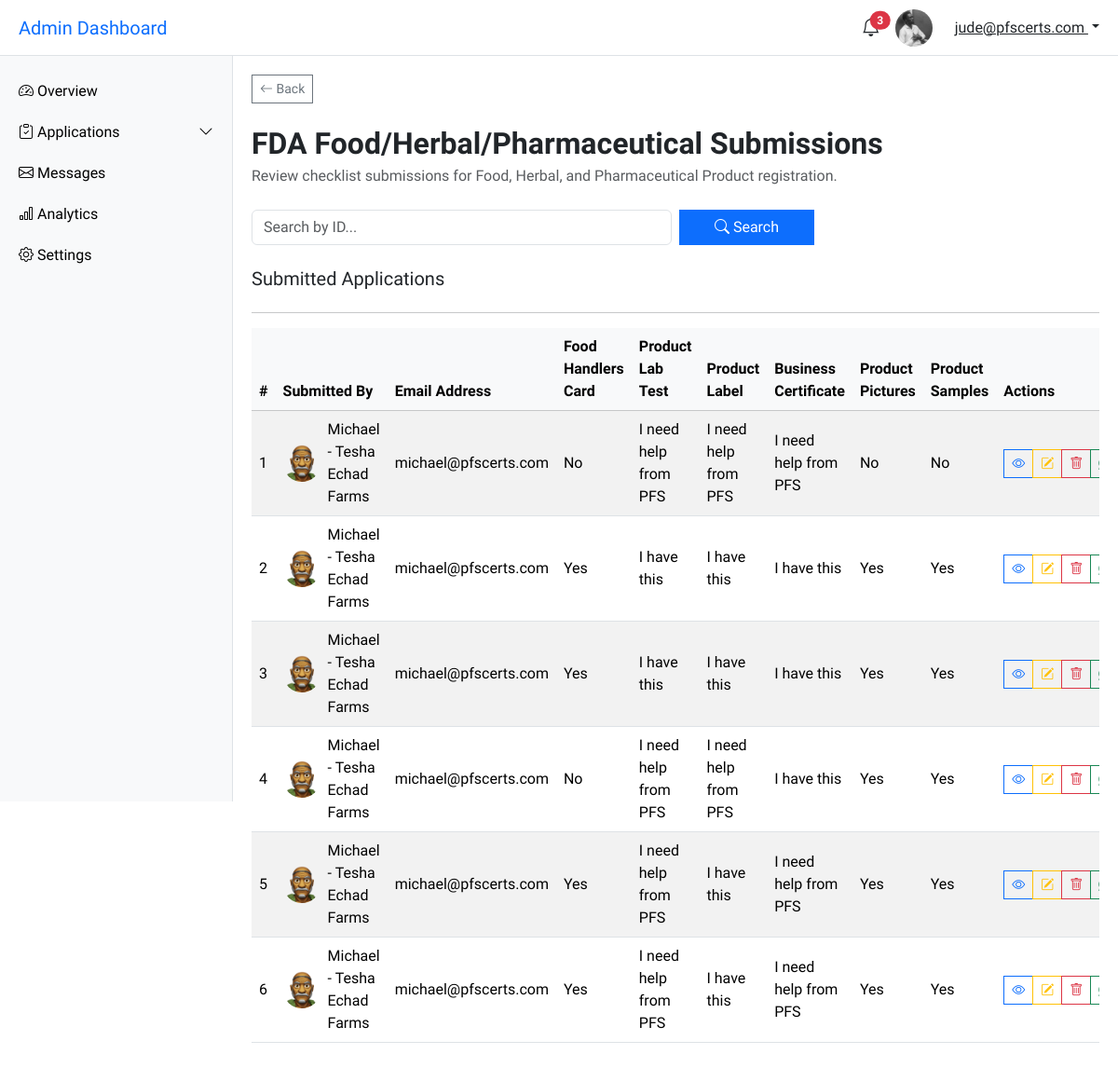
/dashboard/admin/fda/fda_food_checklist/ (signed in), run on an earlier commit of the app's database.
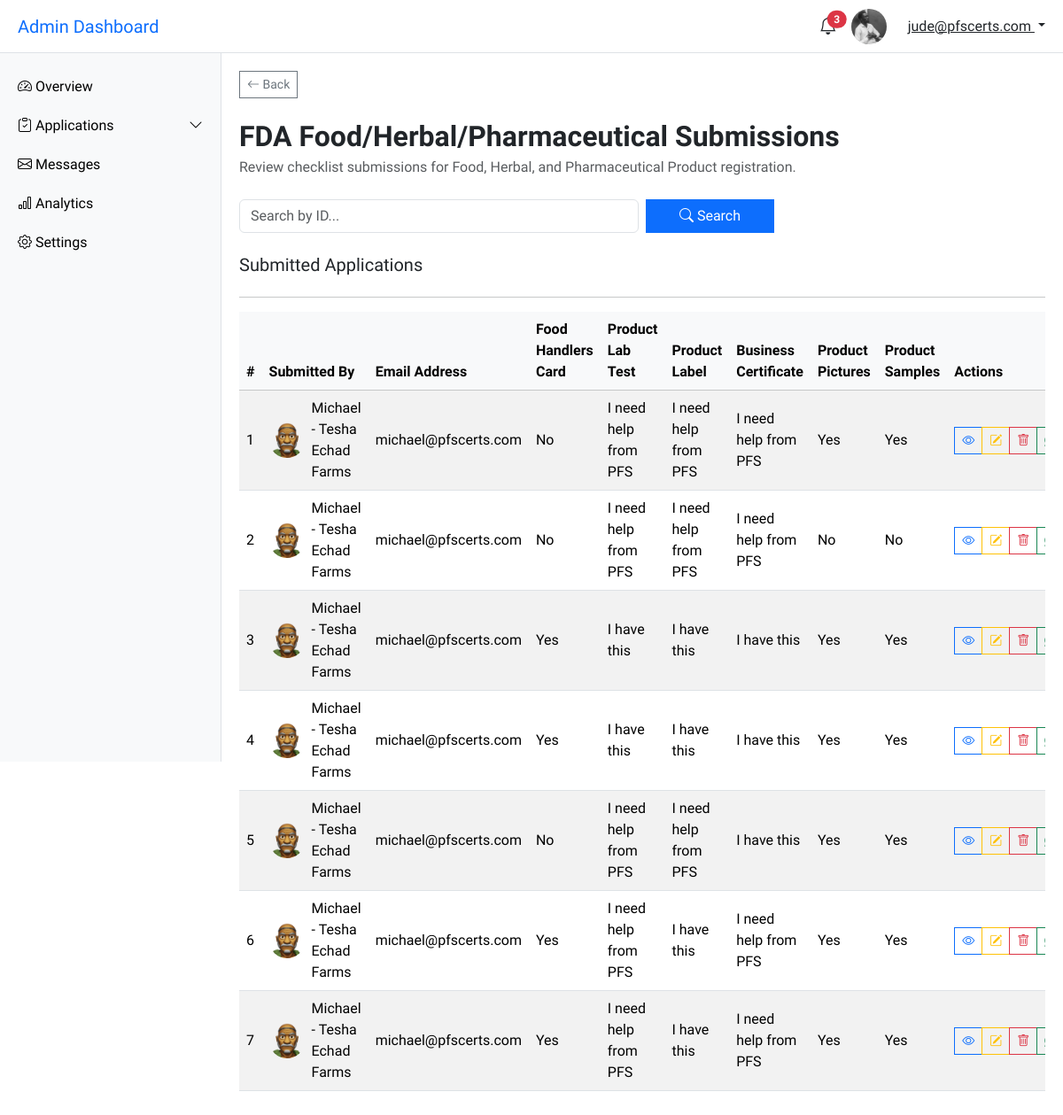
And on a later commit of the database.
### account/models.py (models this page shows, shortened)
class CustomUser(AbstractUser):
    email = models.EmailField(unique=True,)
    username = models.CharField(max_length=100)
    first_name = models.CharField(max_length=50, verbose_name='First Name')
    last_name = models.CharField(max_length=50, blank=True, verbose_name='Last Name')
    business_name = models.CharField(max_length=250, verbose_name='Business/Company Name')
    phone_number = models.CharField(max_length=30, verbose_name='Phone Number')
    whatsapp_number = models.CharField(max_length=30, verbose_name='Whatsapp Number')
    instagram_handle = models.CharField(max_length=30, blank=True, verbose_name='Instagram Handle')
    facebook_handle = models.CharField(max_length=30, blank=True, verbose_name='Facebook Profile')
    profile_photo = models.ImageField(upload_to='users/profile_photos/', null=True, blank=True, verbose_name='Profile Photo')
    bio = models.TextField(blank=True, verbose_name='Bio')
    x_handle = models.CharField(max_length=30, blank=True, verbose_name='X (Formerly Twitter) Handle')
    linkedin_handle = models.CharField(max_length=30, blank=True, verbose_name='LinkedIn Profile')
    USERNAME_FIELD = 'email'
    REQUIRED_FIELDS = ['username']

class FDAFoodRequirement(models.Model):
    HELP_CHOICES = [
        ('have', 'I have this'),
        ('need_help', 'I need help from PFS'),
    ]
    YES_NO_CHOICES = [
        ('yes', 'Yes'),
        ('no', 'No'),
    ]
    user = models.ForeignKey(CustomUser, on_delete=models.CASCADE, related_name='fda_food_requirements')
    submitted_at = models.DateTimeField(auto_now_add=True)
    updated_at = models.DateTimeField(auto_now=True)
    food_handlers_card = models.CharField(max_length=10, default='', choices=YES_NO_CHOICES, verbose_name="Food Handler's Card")
    product_lab_test = models.CharField(max_length=10, default='', choices=HELP_CHOICES, verbose_name='Product Lab Test')
    product_label = models.CharField(max_length=10, default='', choices=HELP_CHOICES, verbose_name='Product Label')
    business_certificate = models.CharField(max_length=10, default='', choices=HELP_CHOICES, verbose_name='Business Certificate')
    product_pictures = models.CharField(max_length=10, default='', choices=YES_NO_CHOICES, verbose_name='I have Product Pictures')
    product_samples = models.CharField(max_length=10, default='', choices=YES_NO_CHOICES, verbose_name='I have Product Samples')

### main/views.py (the view)
# urls.py: path('dashboard/admin/fda/fda_food_checklist/', fda_food_checklist, name='fda-food-checklist'),
@user_passes_test(lambda u: u.is_staff or u.is_superuser)
def fda_food_checklist(request):
    submissions = FDAFoodRequirement.objects.all().order_by('-submitted_at')
    context = {
        'submissions': submissions,
    }
    return render(request, 'main/admin-fda-food-checklist.html', context)

### main/templates/main/admin-fda-food-checklist.html (shortened to what this page needs)
{% extends "main/admin-base.html" %}
{% block content %}
<main class="main-content">
  <div class="mb-4 text-start">
      <a href="{% url 'admin-dashboard' %}" class="btn btn-sm btn-outline-secondary">
          <i class="bi bi-arrow-left"></i> Back
      </a>
  </div>
  <h2 class="fw-bold mb-1">FDA Food/Herbal/Pharmaceutical Submissions</h2>
  <p class="text-muted mb-4">Review checklist submissions for Food, Herbal, and Pharmaceutical Product registration.</p>
  <form method="get" class="row g-2 mb-4">
    <div class="col-md-6">
      <input type="text" name="q" class="form-control" placeholder="Search by ID..." value="{{ query }}">
    </div>
    <div class="col-md-2">
      <button type="submit" class="btn btn-primary w-100">
        <i class="bi bi-search"></i> Search
      </button>
    </div>
  </form>
  <h5 class="mb-4">Submitted Applications</h5>
  <hr>
  <div class="table-responsive">
    <table class="table table-striped table-hover align-middle">
      <thead class="table-light">
        <tr>
          <th>#</th>
          <th>Submitted By</th>
          <th>Email Address</th>
          <th>Food Handlers Card</th>
          <th>Product Lab Test</th>
          <th>Product Label</th>
          <th>Business Certificate</th>
          <th>Product Pictures</th>
          <th>Product Samples</th>
          <th>Actions</th>
        </tr>
      </thead>
      <tbody>
        {% for item in submissions %}
        <tr>
          <td>{{ forloop.counter }}</td>
          <td>
              <div class="d-flex align-items-center">
                  <img src="{% if item.user.profile_photo %}{{ item.user.profile_photo.url }}{% else %}https://ui-avatars.com/api/?name={{ item.user.first_name }}+{{ item.user.last_name }}&background=0D8ABC&color=fff&size=40{% endif %}"
                      alt="Profile" class="rounded-circle me-2"
                      style="width: 40px; height: 40px; object-fit: cover;">
                  <span>{{ item.user.first_name }} - {{ item.user.business_name }}</span>
              </div>
          </td>
          <td>{{ item.user.email }}</td>
          <td>{{ item.get_food_handlers_card_display }}</td>
          <td>{{ item.get_product_lab_test_display }}</td>
          <td>{{ item.get_product_label_display }}</td>
          <td>{{ item.get_business_certificate_display }}</td>
          <td>{{ item.get_product_pictures_display }}</td>
          <td>{{ item.get_product_samples_display }}</td>
          <td>
            <div class="btn-group" role="group">
              <a href="#" class="btn btn-sm btn-outline-primary" title="View">
                <i class="bi bi-eye"></i>
              </a>
              <a href="#" class="btn btn-sm btn-outline-warning" title="Edit">
                <i class="bi bi-pencil-square"></i>
              </a>
              <a href="#" class="btn btn-sm btn-outline-danger" title="Delete">
                <i class="bi bi-trash"></i>
              </a>
              <a href="https://wa.me/{{item.user.whatsapp_number}}" target="_blank" class="btn btn-sm btn-outline-success" title="Send WhatsApp Message">
              </a>
            </div>
          </td>
        </tr>
        {% empty %}
        <tr>
          <td colspan="11" class="text-center">No submissions found.</td>
        </tr>
        {% endfor %}
      </tbody>
    </table>
  </div>
</main>
{% endblock %}

### main/templates/main/admin-base.html (shortened to what this page needs)
<!DOCTYPE html>
{% load static %}
<html lang="en">
<head>
  <link href="https://cdn.jsdelivr.net/npm/bootstrap@5.3.3/dist/css/bootstrap.min.css" rel="stylesheet">
  <link href="https://cdn.jsdelivr.net/npm/bootstrap-icons@1.10.5/font/bootstrap-icons.css" rel="stylesheet">
</head>
<body>
<header class="topbar">
  <h5 class="m-0 d-none d-lg-block">
    <a href="{% url 'admin-dashboard' %}" class="text-decoration-none">Admin Dashboard</a>
  </h5>
  <div class="d-flex align-items-center gap-3 ms-auto">
    <div class="dropdown">
      <a href="#" class="text-dark position-relative" id="notifDropdown" data-bs-toggle="dropdown" aria-expanded="false">
        <i class="bi bi-bell fs-5"></i>
        <span class="position-absolute top-0 start-100 translate-middle badge rounded-pill bg-danger">3</span>
      </a>
    </div>
    <img src="{% if user.profile_photo %}{{ user.profile_photo.url }}{% else %}https://ui-avatars.com/api/?name={{ user.first_name }}+{{ user.last_name }}&background=0D8ABC&color=fff&size=40{% endif %}" alt="Profile" class="rounded-circle me-2" style="width: 40px; height: 40px; object-fit: cover;">
    <div class="dropdown">
      <a class="dropdown-toggle text-dark" href="#" id="userDropdown" data-bs-toggle="dropdown" aria-expanded="false">
        {{ request.user.email }}
      </a>
    </div>
  </div>
</header>
<nav class="sidebar" id="sidebar">
  <a href="{% url "admin-dashboard" %}"><i class="bi bi-speedometer2"></i> Overview</a>
  <a data-bs-toggle="collapse" href="#servicesMenu" role="button" aria-expanded="false" aria-controls="servicesMenu">
    <i class="bi bi-clipboard-check"></i> Applications
    <i class="bi bi-chevron-down float-end"></i>
  </a>
  <a href="#"><i class="bi bi-envelope"></i> Messages</a>
  <a href="#"><i class="bi bi-bar-chart"></i> Analytics</a>
  <a href="{% url "admin-settings" %}"><i class="bi bi-gear"></i> Settings</a>
</nav>
{% block content %}{% endblock content %}
</body>
</html>

### main/templates/main/admin-base.html (style rules this page uses)
body { font-family: 'Source Sans Pro', sans-serif; }
.sidebar { position: fixed; top: 60px; left: 0; height: 100vh; overflow-y: auto; width: 250px; background: #f8f9fa; border-right: 1px solid #dee2e6; padding-top: 1rem; transition: transform 0.3s ease; }
.sidebar a { padding: 10px 20px; display: block; color: #000; text-decoration: none; }
.main-content { margin-left: 250px; padding: 80px 20px 20px; transition: margin-left 0.3s; }
.topbar { position: fixed; top: 0; left: 0; right: 0; height: 60px; background-color: #fff; border-bottom: 1px solid #dee2e6; display: flex; align-items: center; justify-content: space-between; padding: 0 20px; z-index: 1030; }
.btn, .card { border-radius: 0 !important; box-shadow: none !important; transition: background-color 0.3s, color 0.3s; }

What changed in the data, as far as the page shows it:
added FDAFoodRequirement: user.profile_photo (picture), user.first_name "Michael", user.business_name "Tesha Echad Farms", user.email "michael@pfscerts.com", food_handlers_card "No", product_lab_test "I need help from PFS", product_label "I need help from PFS", business_certificate "I need help from PFS", product_pictures "Yes", product_samples "Yes"
